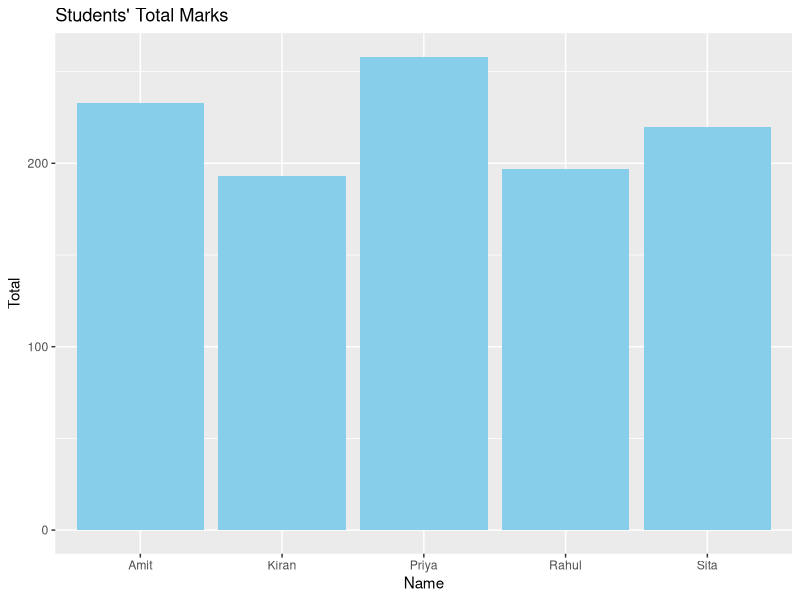

The R script that drew this image:
library(ggplot2)

students <- data.frame(
  Name = c("Amit", "Sita", "Rahul", "Priya", "Kiran"),
  Total = c(233, 220, 197, 258, 193)  
)

print(
  ggplot(students, aes(x = Name, y = Total)) +
  geom_bar(stat = "identity", fill = "skyblue") +
  labs(title = "Students' Total Marks")
)
